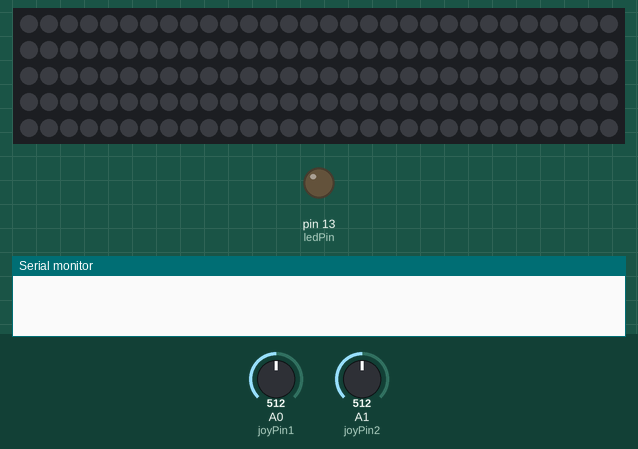
Simulated run of this sketch. Board: Arduino Uno, built with avr-gcc and run on an emulated ATmega328P. On the bench: 150 RGB LEDs in strip order, left to right, continuing on the next row, output pins drawn as LEDs (lit = HIGH), the last lines printed to the serial monitor. The inputs (shaded band) are chosen by the test bench; at power-on: A0 (joyPin1) = 512, A1 (joyPin2) = 512. Dim RGB values are drawn brighter than linear.

Above: at 1.2 s.
1.3 s: A0 (joyPin1) set to 124
2.8 s: A0 (joyPin1) set to 100
At 3.6 s:
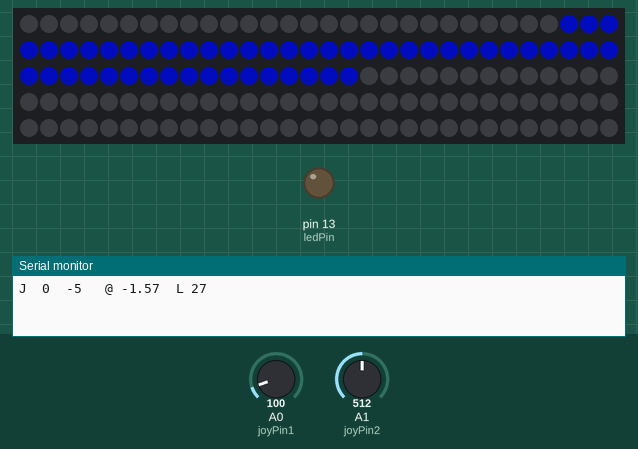
4.3 s: A1 (joyPin2) set to 716
5.8 s: A1 (joyPin2) set to 900
At 7.0 s:
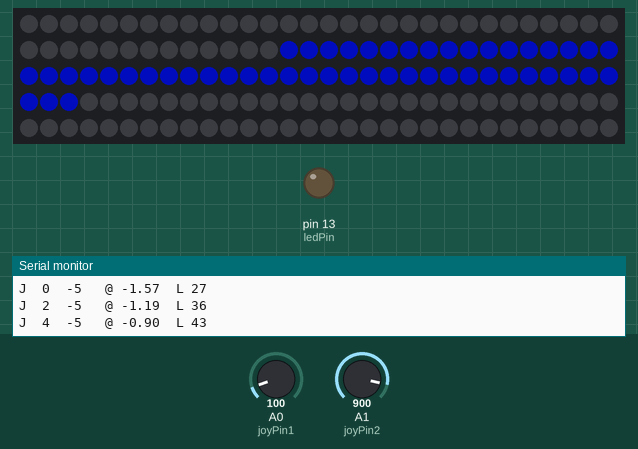
7.3 s: A0 (joyPin1) set to 122
8.8 s: A1 (joyPin2) set to 1023
Timing chart, 0 to 11.3 s (numbered marks = the images above; inputs shaded):
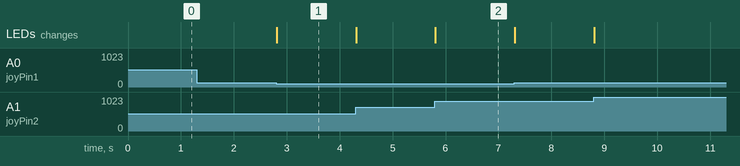

Measured:
- the behaviour switches between 113 and 112 on A0 (joyPin1) (found by bisection; images 0 and 1)
- after the input at 1.3 s, every drawn part: stays the same
- after the input at 2.8 s, the LEDs: change at once (image 1)
- after the input at 5.8 s, the LEDs: change at once (image 2)

The sketch:

joystick_neo_mov.ino
```cpp
// 1. verison, gets angle and lights led by angle direction.
// scroll circular to move leds


#include <math.h>

#include <Adafruit_NeoPixel.h>
#define PIN            4
#define NUMPIXELS      150

Adafruit_NeoPixel pixels = Adafruit_NeoPixel(NUMPIXELS, PIN, NEO_GRB + NEO_KHZ800);


 int ledPin = 13;
 int joyPin1 = 0;                 // slider variable connecetd to analog pin 0
 int joyPin2 = 1;                 // slider variable connecetd to analog pin 1
 int value1 = 0;                  // variable to read the value from the analog pin 0
 int value2 = 0;                  // variable to read the value from the analog pin 1

int center1 = 0;
int center2 = 0;

void all_pixels( int r, int g, int b){
  for( int i=0; i<NUMPIXELS; i++)
    pixels.setPixelColor( i, pixels.Color(r, g, b) );
}

void x_pixels( int beg, int num, int r, int g, int b){
  for( int i=beg; i<beg+num; i++)
    pixels.setPixelColor( i, pixels.Color(r, g, b) );
}


 void setup() {
  pinMode(ledPin, OUTPUT);              // initializes digital pins 0 to 7 as outputs
  Serial.begin(115200);

  pixels.begin();

  center1 = (analogRead(joyPin1));
  center2 = (analogRead(joyPin2));
 }


int x = 0;
int y = 0;

void joystick(){
  value1 = (analogRead(joyPin1)) -center1;
  value1 /= 80;

  // this small pause is needed between reading
  // analog pins, otherwise we get the same value twice
  //delay(100);
  // reads the value of the variable resistor
  value2 = (analogRead(joyPin2)) -center2;
  value2 /= 80;

  if( x != value2 || y!= value1)
  {
    x = value2;
    y = value1;

    if( abs(x) +abs(y) > 4 )
    {
        double theta = atan2(y, x);

        Serial.print("J\t");    Serial.print(x/1);
        Serial.print("\t");     Serial.print(y/1);
        Serial.print("\t @ ");     Serial.print(theta);

        int led = int( ((theta+PI) / TWO_PI)  * NUMPIXELS ) -10;
        Serial.print("\tL ");     Serial.println(led);

        all_pixels(0,0,0);
        x_pixels( led, 50, 0, 5, 80);
        pixels.show();
    }
  }
  // Eo joystick
}


 void loop() {
  // reads the value of the variable resistor

  joystick();


  // Eo loop
 }
```
